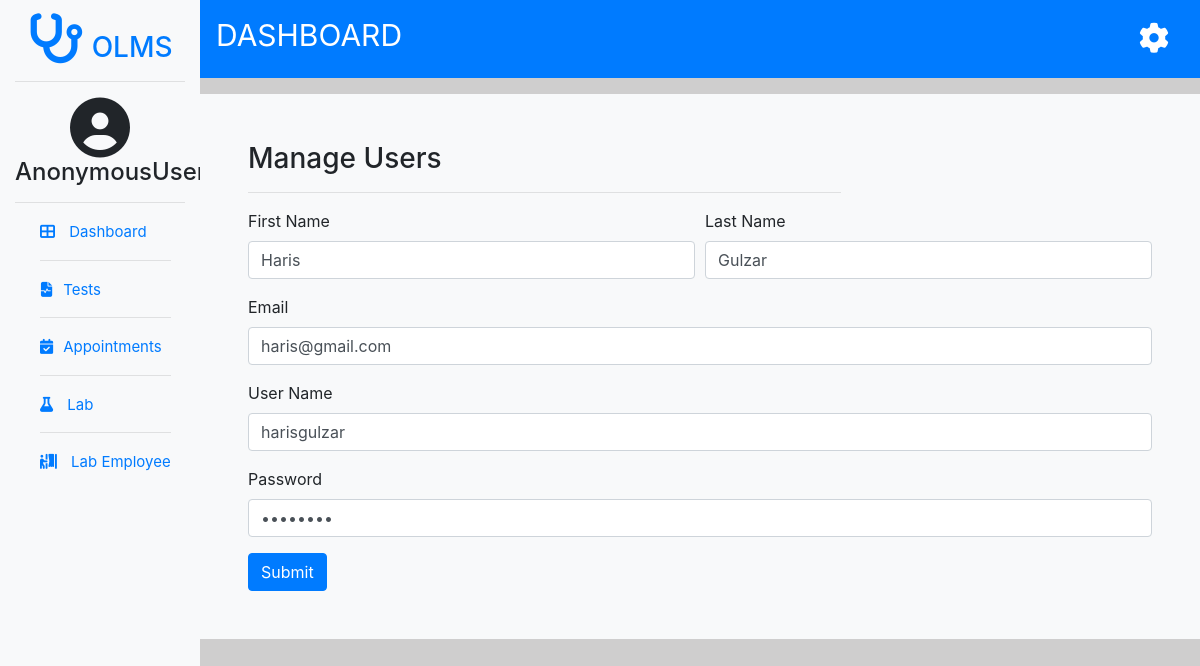
Before: /adminside/manage-users/2 with the older database file.
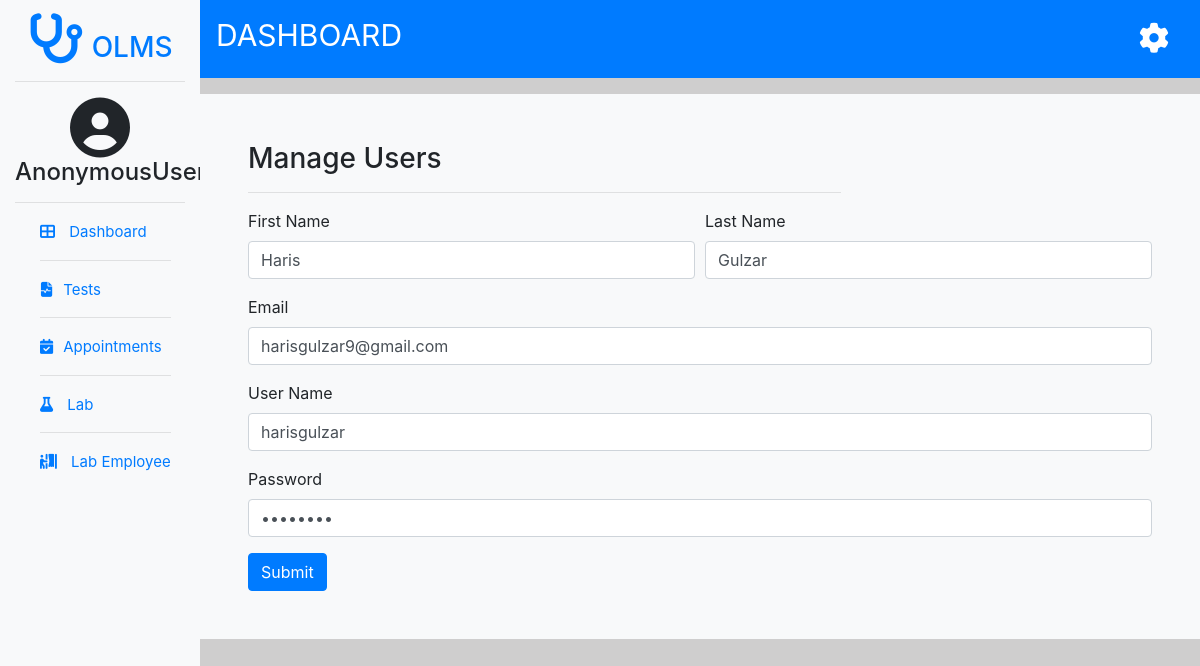
After: the same page with the newer database file.
### users/models.py (models this page shows, shortened)
class enduser(models.Model):
    firstname = models.CharField(max_length=40)
    lastname = models.CharField(max_length=20)
    username = models.CharField(max_length=30, unique=True)
    email=models.CharField(max_length=50, unique=True)
    phone = models.IntegerField(unique=True)
    password = models.CharField(max_length=50)

### adminside/views.py (the view, shortened to what this page needs)
# urls.py: path("adminside/manage-users/<int:user_id>",views.edituser, name='edituser'),
def edituser(request,user_id):
    userlist=enduser.objects.get(id=user_id)
    return render(request,'editenduser.html',{'userlist':userlist})

### templates/editenduser.html (shortened to what this page needs)
{% extends 'adminbase.html' %}
{% block body %}
<div class="container  bg-light p-5 mt-3">
    <div class="row">
        <div class="col-lg-8">
            <h3>Manage Users</h3>
            <hr>
        </div>
    </div>
    <form method="POST" action="">
        <div class="form-row">
          <div class="form-group col-md-6">
            <label for="fname">First Name</label>
            <input type="text" class="form-control" id="fname" name="fname" value="{{userlist.firstname}}">
          </div>
          <div class="form-group col-md-6">
            <label for="lname">Last Name</label>
            <input type="text" class="form-control" id="lname" name="lname" value="{{userlist.lastname}}">
          </div>
        </div>
        <div class="form-group">
          <label for="email">Email</label>
          <input type="email" class="form-control" id="email" name="email" value="{{userlist.email}}">
        </div>
        <div class="form-group">
          <label for="uname">User Name</label>
          <input type="text" class="form-control" id="uname" name="uname" value="{{userlist.username}}">
        </div>
        <div class="form-group">
            <label for="pass">Password</label>
            <input type="password" class="form-control" id="pass" name="password" value="{{userlist.password}}">
          </div>
        <button type="submit" class="btn btn-primary">Submit</button>
      </form>
</div>
{% endblock body %}

Changed rows visible on the page:
changed enduser "Haris": email "haris@gmail.com" → "harisgulzar9@gmail.com"
